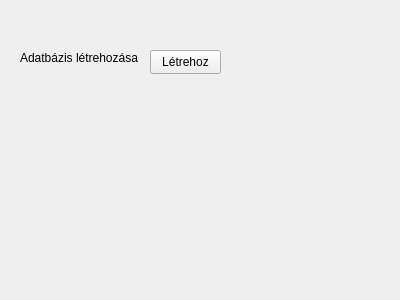
<?xml version="1.0" encoding="UTF-8"?>
<ui version="4.0">
 <class>Form</class>
 <widget class="QWidget" name="Form">
  <property name="geometry">
   <rect>
    <x>0</x>
    <y>0</y>
    <width>400</width>
    <height>300</height>
   </rect>
  </property>
  <property name="windowTitle">
   <string>Form</string>
  </property>
  <widget class="QPushButton" name="createDatabaseBtn">
   <property name="geometry">
    <rect>
     <x>150</x>
     <y>50</y>
     <width>71</width>
     <height>24</height>
    </rect>
   </property>
   <property name="text">
    <string>Létrehoz</string>
   </property>
  </widget>
  <widget class="QLabel" name="label">
   <property name="geometry">
    <rect>
     <x>20</x>
     <y>50</y>
     <width>121</width>
     <height>16</height>
    </rect>
   </property>
   <property name="text">
    <string>Adatbázis létrehozása</string>
   </property>
  </widget>
 </widget>
 <resources/>
 <connections/>
</ui>
